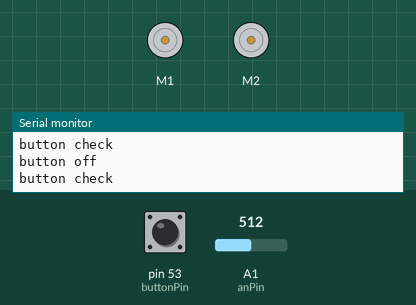
Simulated run of this sketch. Board: Arduino Mega 2560, built with avr-gcc and run on an emulated ATmega2560. Shown: 2 × DC motor (green arrow = forward, orange = backward, longer = faster), the last lines printed to the serial monitor. The test bench sets the inputs (shaded band); at power-on: pin 53 (buttonPin) LOW, A1 (anPin) = 512.

Above: at 1.2 s.
1.3 s: pin 53 (buttonPin) pulled HIGH for 0.15 s
At 1.4 s:
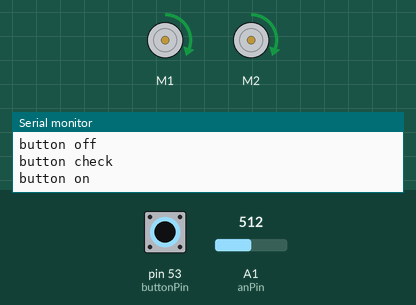
2.9 s: pin 53 (buttonPin) pulled HIGH for 0.15 s
At 3.5 s:
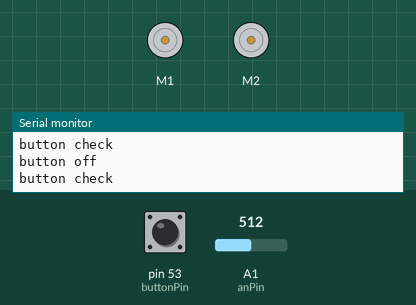
6.0 s: pin 53 (buttonPin) pulled HIGH for 3.2 s
At 6.5 s:
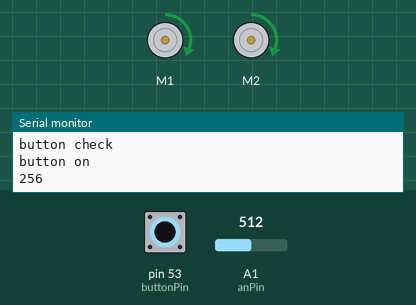
10.7 s: pin 53 (buttonPin) pulsed HIGH 2 times (0.12 s each, 0.3 s apart)
At 10.93 s:
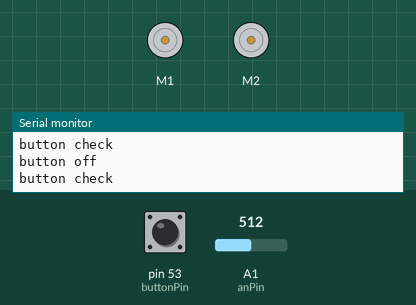
14.3 s: pin 53 (buttonPin) pulsed HIGH 5 times (0.12 s each, 0.3 s apart)
At 17.0 s:
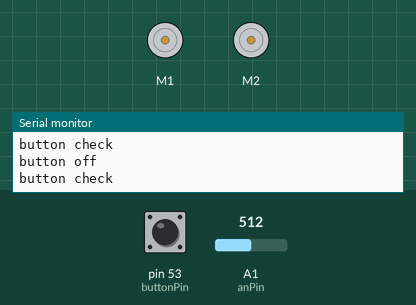
Timing chart, 0 to 18.5 s (numbered marks = the images above; inputs shaded):
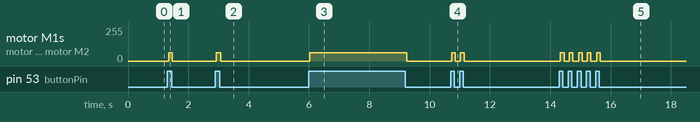

Measured:
- after the input at 1.3 s, motor M1: stopped → forward 63/255 at once, → stopped 0.12 s later; motor M2: stopped → forward 63/255 after 0.05 s, → stopped 0.12 s later
- after the input at 2.9 s, motor M1, motor M2: stopped → forward 63/255 at once, → stopped 0.15 s later
- after the input at 6.0 s, motor M1, motor M2: stopped → forward 63/255 at once, → stopped 3.2 s later
- after the input at 10.7 s, motor M1, motor M2: alternates forward 63/255 for 0.12 s and stopped for 0.17 s, 4 changes in all, then stays stopped, starting at once
- after the input at 14.3 s, motor M1, motor M2: alternates forward 63/255 for 0.12 s and stopped for 0.18 s, 10 changes in all, then stays stopped, starting at once

The sketch:

TestRun.ino
```cpp
// (licence header left out)
#include "DualVNH5019MotorShield.h"

// Analog pin 1 for reading in the analog voltage from the MaxSonar device.
const int anPin = 1;
// The distance in which the vehicle will stop moving forward.
const long int limit = 20;

// Variables needed to store values
long anVolt, inches, cm;
int sum      = 0;
int avgrange = 60; // Quantity of values to average (sample size)

const int buttonPin = 53;     // The number of the pushbutton pin
int buttonState = 0;          // Variable for reading the pushbutton status

DualVNH5019MotorShield md;

// Stops the motors if there is a fault.
void stopIfFault()
{
  if (md.getM1Fault()) {
    Serial.println("M1 fault");
    while(1);
  }
  if (md.getM2Fault()) {
    Serial.println("M2 fault");
    while(1);
  }
    if (md.getM2Fault()) {
    Serial.println("Stop");
    while(1);
  }
}

void setup() {
  	pinMode(anPin, INPUT);
	Serial.begin(9600);  // This opens up a serial connection to shoot the results back to the PC console
	md.init();           // Initializes the motor shield.
}

void loop() {

	Serial.println("button check");
	// Read the state of the pushbutton value:
	buttonState = digitalRead(buttonPin);
	// Check if the pushbutton is pressed.
	// If it is, the buttonState is HIGH:
	if (buttonState == HIGH) {
		// Start test:
		Serial.println("button on");
	}else{
		// Stop program:
		Serial.println("button off");
		md.setSpeeds(0, 0);
		return;
	}

	// MaxSonar Analog reads are known to be very sensitive. See the Arduino forum for more information.
	// A simple fix is to average out a sample of n readings to get a more consistant reading.
	// Even with averaging I still find it to be less accurate than the pw method.
	// This loop gets 60 reads and averages them
	for(int i = 0; i < avgrange ; i++) {
		//Used to read in the analog voltage output that is being sent by the MaxSonar device.
		//Scale factor is (Vcc/512) per inch. A 5V supply yields ~9.8mV/in
		//Arduino analog pin goes from 0 to 1024, so the value has to be divided by 2 to get the actual inches
		anVolt = analogRead(anPin)/2;
		sum += anVolt;
	}
	inches = sum/avgrange;
	Serial.println(inches);

	// If an object gets within 20 inches, the car will stop and rotate left till nothing is in the way.
	if(inches < limit) {
		md.setBrakes(400,400);   // Stops.
		md.setSpeeds(100, -100);  // Rotates.
		stopIfFault();
	}else{
		md.setSpeeds(100, 100); // Continue forward.
		stopIfFault();
	}
	sum = 0;
 }
```
